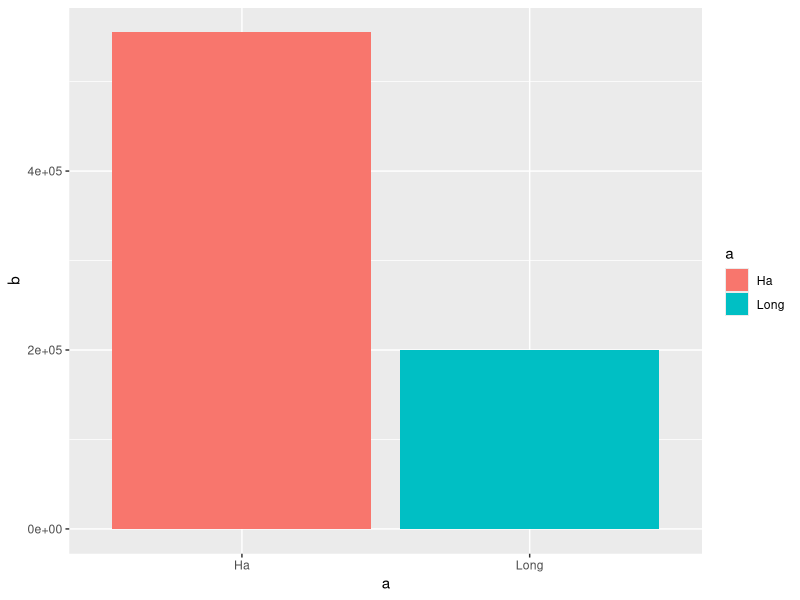

Generate this figure with R:
library(ggplot2)
a <- c("Long", "Ha")
b <- c(200000, 555000)
k <- data.frame(a,b)
ggplot(data = k, aes(x = a, y = b, fill = a)) + geom_bar(stat = "identity")
